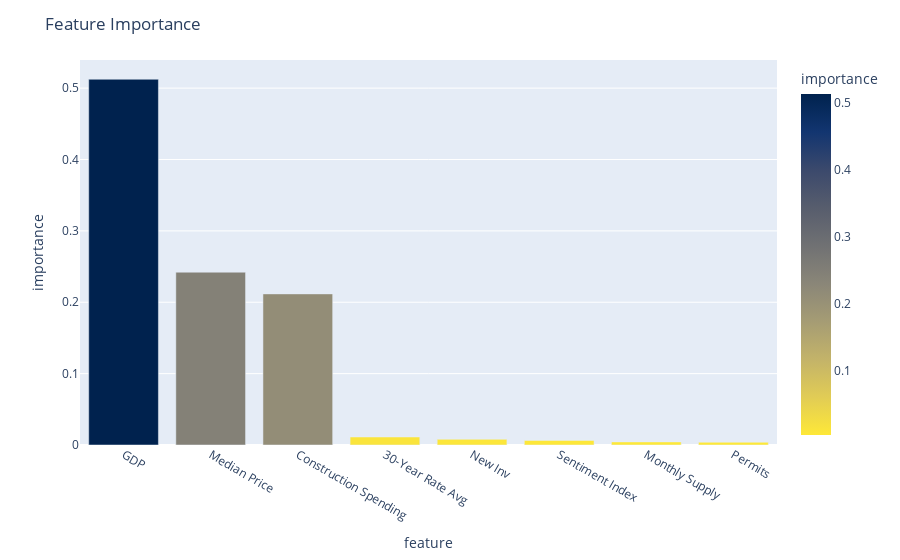

Notebook code for this chart:
### Code cell
# use plotly to create a bar chart of the feature importance
fig = px.bar(feature_importance_df, x=feature_importance_df.index, y="importance", color="importance", color_continuous_scale=px.colors.sequential.Cividis_r)
# set the title
fig.update_layout(title_text="Feature Importance")
# save the graph
fig.write_image("images/feature_importance_monthly.png")
fig.show()

### Figure 1 — Plotly figure (JSON) as saved in the notebook; plotly's stock layout.template omitted (floating-point values rounded to 4 significant figures)
{"data": [{"alignmentgroup": "True", "hovertemplate": "feature=%{x}<br>importance=%{marker.color}<extra></extra>", "legendgroup": "", "marker": {"color": [0.5124, 0.2421, 0.2117, 0.01121, 0.007942, 0.00641, 0.00432, 0.003827], "coloraxis": "coloraxis", "pattern": {"shape": ""}}, "name": "", "offsetgroup": "", "orientation": "v", "showlegend": false, "textposition": "auto", "type": "bar", "x": ["GDP", "Median Price", "Construction Spending", "30-Year Rate Avg", "New Inv", "Sentiment Index", "Monthly Supply", "Permits"], "xaxis": "x", "y": [0.5124, 0.2421, 0.2117, 0.01121, 0.007942, 0.00641, 0.00432, 0.003827], "yaxis": "y"}], "layout": {"barmode": "relative", "coloraxis": {"colorbar": {"title": {"text": "importance"}}, "colorscale": [[0, "#fee838"], [0.1111, "#e1cc55"], [0.2222, "#c3b369"], [0.3333, "#a59c74"], [0.4444, "#8a8678"], [0.5556, "#707173"], [0.6667, "#575d6d"], [0.7778, "#3b496c"], [0.8889, "#123570"], [1, "#00224e"]]}, "legend": {"tracegroupgap": 0}, "margin": {"t": 60}, "title": {"text": "Feature Importance"}, "xaxis": {"anchor": "y", "domain": [0, 1], "title": {"text": "feature"}}, "yaxis": {"anchor": "x", "domain": [0, 1], "title": {"text": "importance"}}}}
